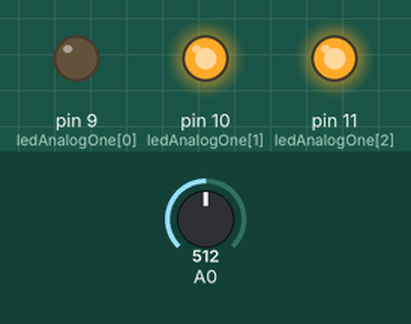
Bench run of a sketch on a simulated Arduino Uno, built with avr-gcc and run on an emulated ATmega328P. Shown: output pins drawn as LEDs (lit = HIGH). Inputs (shaded band) come from the test bench; at power-on: A0 = 512. What the sketch prints to the serial monitor is not drawn.

Above: at 4.3 s.
4.4 s: A0 set to 122
At 8.3 s:
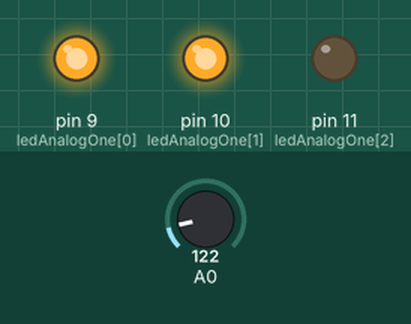
8.6 s: A0 set to 306
At 9.91 s:
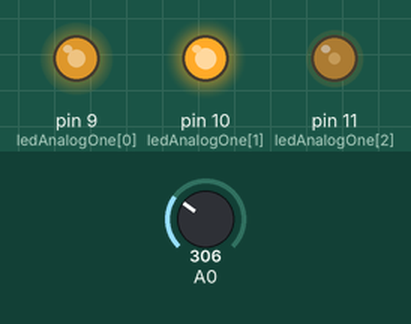
12.1 s: A0 set to 0
At 13.48 s:
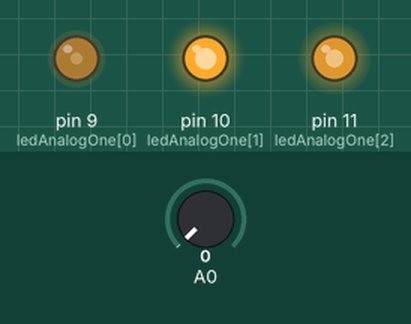
15.7 s: A0 set to 511
At 20.0 s:
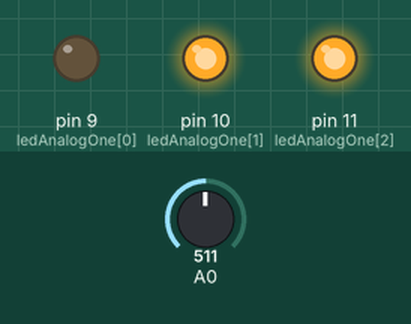
Timing chart, 0 to 20.3 s (numbered marks = the images above; inputs shaded):
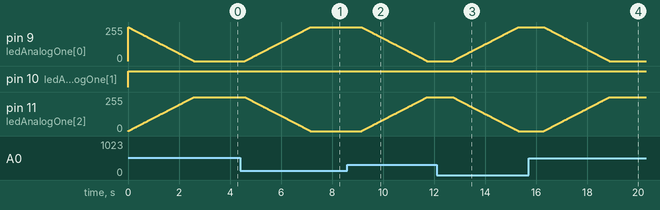

The sketch:

temp_LED_RGB.ino
```cpp
/*
 * Original modified by Leslie Wittig Quintanilla
 * lquintanilla at gmail dot com
 *
 *     ---------------------------------------------------------
 *     |  Arduino Experimentation Kit Example Code             |
 *     |  CIRC-10 .: Temperature :. (TMP36 Temperature Sensor) |
 *     ---------------------------------------------------------
 *
 *  A simple program to output the current temperature to the IDE's debug window
 *
 *  For more details on this circuit: http://tinyurl.com/c89tvd
 */

//TMP36 Pin Variables
int temperaturePin = 0; //the analog pin the TMP36's Vout (sense) pin is connected to
                        //the resolution is 10 mV / degree centigrade
                        //(500 mV offset) to make negative temperatures an option
int ledAnalogOne[] = {9, 10, 11}; //RGB

/*
const byte DARKRED[] = {164, 8, 8};
const byte RED[] = {255, 0, 0};
const byte ORANGE[] = {83, 4, 0};
const byte YELLOW[] = {255, 255, 0};
const byte GREEN[] = {0, 255, 0};
const byte BLUESKY[] = {173, 175, 255};
const byte BLUE[] = {0, 0, 255};
const byte BLUEMOON[] = {0, 0, 100};
const byte INDIGO[] = {4, 0, 19};
const byte VIOLET[] = {23, 0, 22};
const byte CYAN[] = {0, 255, 255};
const byte MAGENTA[] = {255, 0, 255};
const byte WHITE[] = {255, 255, 255};
const byte BLACK[] = {0, 0, 0};
const byte PINK[] = {158, 4, 79};
*/
int MHex=255; //Last color number
int i=21; //initial temperature value
int f=25; //final temperature value
float M=(i+f)/2; //this value indicate the warm temperature.

byte tempCor[]={0,0,MHex};
byte tempCorAnt[]={tempCor[0],tempCor[1],tempCor[2]};
/*
 * setup() - this function runs once when you turn your Arduino on
 * We initialize the serial connection with the computer
 */
void setup()
{
  for(int i = 0; i < 3; i++){
   pinMode(ledAnalogOne[i], OUTPUT);   //Set the three LED pins as outputs
  }
  //setColor(ledAnalogOne, BLACK);
  Serial.begin(9600);  //Start the serial connection with the copmuter
                       //to view the result open the serial monitor
                       //last button beneath the file bar (looks like a box with an antenae)
}

void loop()                     // run over and over again
{
  float temperature = getVoltage(temperaturePin);  //getting the voltage reading from the temperature sensor
  temperature = (temperature - .5) * 100;          //converting from 10 mv per degree wit 500 mV offset
                                                  //to degrees ((volatge - 500mV) times 100)
  Serial.print(temperature);                     //printing the result

  //lets make the color
  tempCor[0]=vermelho(temperature); //how red
  tempCor[1]=verde(temperature); //how green
  tempCor[2]=azul(temperature); //how blue

  fadeToColor(ledAnalogOne, tempCorAnt, tempCor, 10);

  //keep the last color to use in the fading
  tempCorAnt[0]=tempCor[0];
  tempCorAnt[1]=tempCor[1];
  tempCorAnt[2]=tempCor[2];

  delay(1000);
}

/*
 * getVoltage() - returns the voltage on the analog input defined by
 * pin
 */
float getVoltage(int pin){
 return (analogRead(pin) * .004882814); //converting from a 0 to 1023 digital range
                                        // to 0 to 5 volts (each 1 reading equals ~ 5 millivolts
}

void setColor(int* led, byte* color){
 for(int i = 0; i < 3; i++){             //iterate through each of the three pins (red green blue)
   analogWrite(led[i], 255 - color[i]);  //set the analog output value of each pin to the input value (ie led[0] (red pin) to 255- color[0] (red input color)
                                         //we use 255 - the value because our RGB LED is common anode, this means a color is full on when we output analogWrite(pin, 0)
                                         //and off when we output analogWrite(pin, 255).
 }
}

void setColor(int* led, const byte* color){
 byte tempByte[] = {color[0], color[1], color[2]};
 setColor(led, tempByte);
}

void fadeToColor(int* led, byte* startColor, byte* endColor, int fadeSpeed){
  int changeRed = endColor[0] - startColor[0];                            //the difference in the two colors for the red channel
  int changeGreen = endColor[1] - startColor[1];                          //the difference in the two colors for the green channel
  int changeBlue = endColor[2] - startColor[2];                           //the difference in the two colors for the blue channel
  int steps = max(abs(changeRed),max(abs(changeGreen), abs(changeBlue))); //make the number of change steps the maximum channel change

  for(int i = 0 ; i < steps; i++){                                        //iterate for the channel with the maximum change
   byte newRed = startColor[0] + (i * changeRed / steps);                 //the newRed intensity dependant on the start intensity and the change determined above
   byte newGreen = startColor[1] + (i * changeGreen / steps);             //the newGreen intensity
   byte newBlue = startColor[2] + (i * changeBlue / steps);               //the newBlue intensity
   byte newColor[] = {newRed, newGreen, newBlue};                         //Define an RGB color array for the new color
   setColor(led, newColor);                                               //Set the LED to the calculated value
   delay(fadeSpeed);                                                      //Delay fadeSpeed milliseconds before going on to the next color
  }
  setColor(led, endColor);                                                //The LED should be at the endColor but set to endColor to avoid rounding errors
}

void fadeToColor(int* led, const byte* startColor, const byte* endColor, int fadeSpeed){
  byte tempByte1[] = {startColor[0], startColor[1], startColor[2]};
   byte tempByte2[] = {endColor[0], endColor[1], endColor[2]};
   fadeToColor(led, tempByte1, tempByte2, fadeSpeed);
}

//RED - Hot
int vermelho(float val){
  float x=val;
  if(val <= M){
    x=0;
  }else if(val >= f){
    x=255;
  }else{
    x=((val-M)*MHex)/(f-M);
  }
  return int(x);
}

//GREEN - warm
int verde(float val){
  float x=val;
  if(val <= i){
    x=0;
  }else if(val >= f){
    x=0;
  }else if(i < val && val <= M){
    x=((val-i)*MHex)/(M-i);
  }else{
    x=((val-f)*MHex)/(M-f);
  }
  return int(x);
}

//BLUE - cold
int azul(float val){
  float x=val;
  if(val <= i){
    x=255;
  }else if(val >= M){
    x=0;
  }else{
    x=((val-M)*MHex)/(i-M);
  }
  return int(x);
}
```

Measured:
- after the input at 4.4 s, pin 9 (ledAnalogOne[0]): moves from 0/255 to 255/255 over 2.6 s, starting after 0.18 s; pin 11 (ledAnalogOne[2]): moves from 255/255 to 0/255 over 2.6 s, starting after 0.18 s
- after the input at 8.6 s, pin 9 (ledAnalogOne[0]): moves from 255/255 to 0/255 over 2.6 s, starting after 0.56 s; pin 11 (ledAnalogOne[2]): moves from 0/255 to 255/255 over 2.6 s, starting after 0.56 s
- after the input at 12.1 s, pin 9 (ledAnalogOne[0]): moves from 0/255 to 255/255 over 2.6 s, starting after 0.63 s; pin 11 (ledAnalogOne[2]): moves from 255/255 to 0/255 over 2.6 s, starting after 0.63 s
- after the input at 15.7 s, pin 9 (ledAnalogOne[0]): moves from 255/255 to 0/255 over 2.6 s, starting after 0.60 s; pin 11 (ledAnalogOne[2]): moves from 0/255 to 255/255 over 2.6 s, starting after 0.60 s
